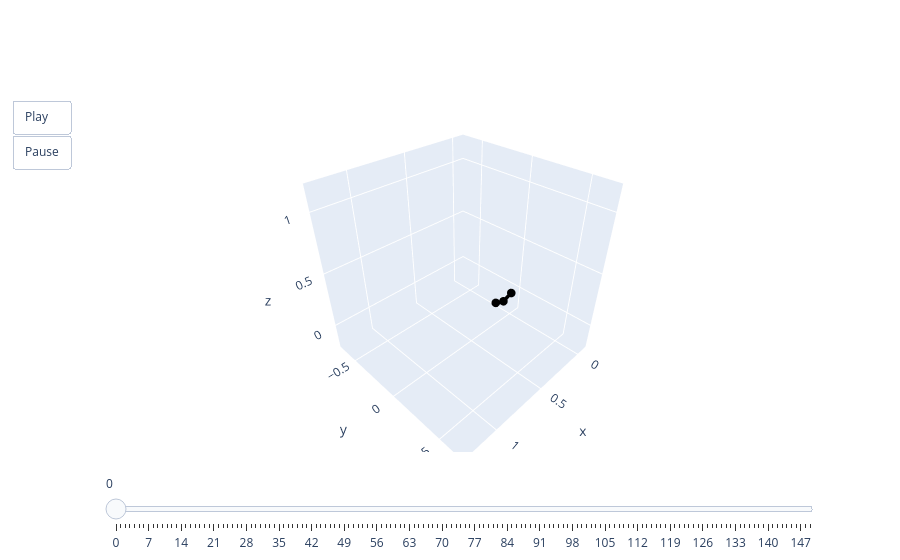

Notebook cell for this chart:
### Code cell
animate(pred[0])

### Figure 1 — Plotly figure (JSON) as saved in the notebook; plotly's stock layout.template omitted (floating-point values rounded to 4 significant figures)
{"data": [{"line": {"color": "black", "width": 7}, "marker": {"size": 5}, "mode": "lines+markers", "type": "scatter3d", "x": [0, 0.1021, 0.2067], "y": [0, 0, 0], "z": [0, -0.03515, 0.006667]}], "layout": {"scene": {"aspectmode": "cube", "xaxis": {"autorange": false, "range": [-0.12, 1.32]}, "yaxis": {"autorange": false, "range": [-0.72, 0.72]}, "zaxis": {"autorange": false, "range": [-0.2376, 1.202]}}, "sliders": [{"steps": [{"args": [["0"], {"frame": {"duration": 0, "redraw": true}, "mode": "immediate"}], "label": "0", "method": "animate"}, {"args": [["1"], {"frame": {"duration": 0, "redraw": true}, "mode": "immediate"}], "label": "1", "method": "animate"}, {"args": [["2"], {"frame": {"duration": 0, "redraw": true}, "mode": "immediate"}], "label": "2", "method": "animate"}, {"args": [["3"], {"frame": {"duration": 0, "redraw": true}, "mode": "immediate"}], "label": "3", "method": "animate"}, {"args": [["4"], {"frame": {"duration": 0, "redraw": true}, "mode": "immediate"}], "label": "4", "method": "animate"}, {"args": [["5"], {"frame": {"duration": 0, "redraw": true}, "mode": "immediate"}], "label": "5", "method": "animate"}, {"args": [["6"], {"frame": {"duration": 0, "redraw": true}, "mode": "immediate"}], "label": "6", "method": "animate"}, {"args": [["7"], {"frame": {"duration": 0, "redraw": true}, "mode": "immediate"}], "label": "7", "method": "animate"}, {"args": [["8"], {"frame": {"duration": 0, "redraw": true}, "mode": "immediate"}], "label": "8", "method": "animate"}, {"args": [["9"], {"frame": {"duration": 0, "redraw": true}, "mode": "immediate"}], "label": "9", "method": "animate"}, {"args": [["10"], {"frame": {"duration": 0, "redraw": true}, "mode": "immediate"}], "label": "10", "method": "animate"}, {"args": [["11"], {"frame": {"duration": 0, "redraw": true}, "mode": "immediate"}], "label": "11", "method": "animate"}, {"args": [["12"], {"frame": {"duration": 0, "redraw": true}, "mode": "immediate"}], "label": "12", "method": "animate"}, {"args": [["13"], {"frame": {"duration": 0, "redraw": true}, "mode": "immediate"}], "label": "13", "method": "animate"}, {"args": [["14"], {"frame": {"duration": 0, "redraw": true}, "mode": "immediate"}], "label": "14", "method": "animate"}, {"args": [["15"], {"frame": {"duration": 0, "redraw": true}, "mode": "immediate"}], "label": "15", "method": "animate"}, {"args": [["16"], {"frame": {"duration": 0, "redraw": true}, "mode": "immediate"}], "label": "16", "method": "animate"}, {"args": [["17"], {"frame": {"duration": 0, "redraw": true}, "mode": "immediate"}], "label": "17", "method": "animate"}, {"args": [["18"], {"frame": {"duration": 0, "redraw": true}, "mode": "immediate"}], "label": "18", "method": "animate"}, {"args": [["19"], {"frame": {"duration": 0, "redraw": true}, "mode": "immediate"}], "label": "19", "method": "animate"}, {"args": [["20"], {"frame": {"duration": 0, "redraw": true}, "mode": "immediate"}], "label": "20", "method": "animate"}, {"args": [["21"], {"frame": {"duration": 0, "redraw": true}, "mode": "immediate"}], "label": "21", "method": "animate"}, {"args": [["22"], {"frame": {"duration": 0, "redraw": true}, "mode": "immediate"}], "label": "22", "method": "animate"}, {"args": [["23"], {"frame": {"duration": 0, "redraw": true}, "mode": "immediate"}], "label": "23", "method": "animate"}, {"args": [["24"], {"frame": {"duration": 0, "redraw": true}, "mode": "immediate"}], "label": "24", "method": "animate"}, {"args": [["25"], {"frame": {"duration": 0, "redraw": true}, "mode": "immediate"}], "label": "25", "method": "animate"}, {"args": [["26"], {"frame": {"duration": 0, "redraw": true}, "mode": "immediate"}], "label": "26", "method": "animate"}, {"args": [["27"], {"frame": {"duration": 0, "redraw": true}, "mode": "immediate"}], "label": "27", "method": "animate"}, {"args": [["28"], {"frame": {"duration": 0, "redraw": true}, "mode": "immediate"}], "label": "28", "method": "animate"}, {"args": [["29"], {"frame": {"duration": 0, "redraw": true}, "mode": "immediate"}], "label": "29", "method": "animate"}, {"args": [["30"], {"frame": {"duration": 0, "redraw": true}, "mode": "immediate"}], "label": "30", "method": "animate"}, {"args": [["31"], {"frame": {"duration": 0, "redraw": true}, "mode": "immediate"}], "label": "31", "method": "animate"}, {"args": [["32"], {"frame": {"duration": 0, "redraw": true}, "mode": "immediate"}], "label": "32", "method": "animate"}, {"args": [["33"], {"frame": {"duration": 0, "redraw": true}, "mode": "immediate"}], "label": "33", "method": "animate"}, {"args": [["34"], {"frame": {"duration": 0, "redraw": true}, "mode": "immediate"}], "label": "34", "method": "animate"}, {"args": [["35"], {"frame": {"duration": 0, "redraw": true}, "mode": "immediate"}], "label": "35", "method": "animate"}, {"args": [["36"], {"frame": {"duration": 0, "redraw": true}, "mode": "immediate"}], "label": "36", "method": "animate"}, {"args": [["37"], {"frame": {"duration": 0, "redraw": true}, "mode": "immediate"}], "label": "37", "method": "animate"}, {"args": [["38"], {"frame": {"duration": 0, "redraw": true}, "mode": "immediate"}], "label": "38", "method": "animate"}, {"args": [["39"], {"frame": {"duration": 0, "redraw": true}, "mode": "immediate"}], "label": "39", "method": "animate"}, {"args": [["40"], {"frame": {"duration": 0, "redraw": true}, "mode": "immediate"}], "label": "40", "method": "animate"}, {"args": [["41"], {"frame": {"duration": 0, "redraw": true}, "mode": "immediate"}], "label": "41", "method": "animate"}, {"args": [["42"], {"frame": {"duration": 0, "redraw": true}, "mode": "immediate"}], "label": "42", "method": "animate"}, {"args": [["43"], {"frame": {"duration": 0, "redraw": true}, "mode": "immediate"}], "label": "43", "method": "animate"}, {"args": [["44"], {"frame": {"duration": 0, "redraw": true}, "mode": "immediate"}], "label": "44", "method": "animate"}, {"args": [["45"], {"frame": {"duration": 0, "redraw": true}, "mode": "immediate"}], "label": "45", "method": "animate"}, {"args": [["46"], {"frame": {"duration": 0, "redraw": true}, "mode": "immediate"}], "label": "46", "method": "animate"}, {"args": [["47"], {"frame": {"duration": 0, "redraw": true}, "mode": "immediate"}], "label": "47", "method": "animate"}, {"args": [["48"], {"frame": {"duration": 0, "redraw": true}, "mode": "immediate"}], "label": "48", "method": "animate"}, {"args": [["49"], {"frame": {"duration": 0, "redraw": true}, "mode": "immediate"}], "label": "49", "method": "animate"}, {"args": [["50"], {"frame": {"duration": 0, "redraw": true}, "mode": "immediate"}], "label": "50", "method": "animate"}, {"args": [["51"], {"frame": {"duration": 0, "redraw": true}, "mode": "immediate"}], "label": "51", "method": "animate"}, {"args": [["52"], {"frame": {"duration": 0, "redraw": true}, "mode": "immediate"}], "label": "52", "method": "animate"}, {"args": [["53"], {"frame": {"duration": 0, "redraw": true}, "mode": "immediate"}], "label": "53", "method": "animate"}, {"args": [["54"], {"frame": {"duration": 0, "redraw": true}, "mode": "immediate"}], "label": "54", "method": "animate"}, {"args": [["55"], {"frame": {"duration": 0, "redraw": true}, "mode": "immediate"}], "label": "55", "method": "animate"}, {"args": [["56"], {"frame": {"duration": 0, "redraw": true}, "mode": "immediate"}], "label": "56", "method": "animate"}, {"args": [["57"], {"frame": {"duration": 0, "redraw": true}, "mode": "immediate"}], "label": "57", "method": "animate"}, {"args": [["58"], {"frame": {"duration": 0, "redraw": true}, "mode": "immediate"}], "label": "58", "method": "animate"}, {"args": [["59"], {"frame": {"duration": 0, "redraw": true}, "mode": "immediate"}], "label": "59", "method": "animate"}, {"args": [["60"], {"frame": {"duration": 0, "redraw": true}, "mode": "immediate"}], "label": "60", "method": "animate"}, {"args": [["61"], {"frame": {"duration": 0, "redraw": true}, "mode": "immediate"}], "label": "61", "method": "animate"}, {"args": [["62"], {"frame": {"duration": 0, "redraw": true}, "mode": "immediate"}], "label": "62", "method": "animate"}, {"args": [["63"], {"frame": {"duration": 0, "redraw": true}, "mode": "immediate"}], "label": "63", "method": "animate"}, {"args": [["64"], {"frame": {"duration": 0, "redraw": true}, "mode": "immediate"}], "label": "64", "method": "animate"}, {"args": [["65"], {"frame": {"duration": 0, "redraw": true}, "mode": "immediate"}], "label": "65", "method": "animate"}, {"args": [["66"], {"frame": {"duration": 0, "redraw": true}, "mode": "immediate"}], "label": "66", "method": "animate"}, {"args": [["67"], {"frame": {"duration": 0, "redraw": true}, "mode": "immediate"}], "label": "67", "method": "animate"}, {"args": [["68"], {"frame": {"duration": 0, "redraw": true}, "mode": "immediate"}], "label": "68", "method": "animate"}, {"args": [["69"], {"frame": {"duration": 0, "redraw": true}, "mode": "immediate"}], "label": "69", "method": "animate"}, {"args": [["70"], {"frame": {"duration": 0, "redraw": true}, "mode": "immediate"}], "label": "70", "method": "animate"}, {"args": [["71"], {"frame": {"duration": 0, "redraw": true}, "mode": "immediate"}], "label": "71", "method": "animate"}, {"args": [["72"], {"frame": {"duration": 0, "redraw": true}, "mode": "immediate"}], "label": "72", "method": "animate"}, {"args": [["73"], {"frame": {"duration": 0, "redraw": true}, "mode": "immediate"}], "label": "73", "method": "animate"}, {"args": [["74"], {"frame": {"duration": 0, "redraw": true}, "mode": "immediate"}], "label": "74", "method": "animate"}, {"args": [["75"], {"frame": {"duration": 0, "redraw": true}, "mode": "immediate"}], "label": "75", "method": "animate"}, {"args": [["76"], {"frame": {"duration": 0, "redraw": true}, "mode": "immediate"}], "label": "76", "method": "animate"}, {"args": [["77"], {"frame": {"duration": 0, "redraw": true}, "mode": "immediate"}], "label": "77", "method": "animate"}, {"args": [["78"], {"frame": {"duration": 0, "redraw": true}, "mode": "immediate"}], "label": "78", "method": "animate"}, {"args": [["79"], {"frame": {"duration": 0, "redraw": true}, "mode": "immediate"}], "label": "79", "method": "animate"}, {"args": [["80"], {"frame": {"duration": 0, "redraw": true}, "mode": "immediate"}], "label": "80", "method": "animate"}, {"args": [["81"], {"frame": {"duration": 0, "redraw": true}, "mode": "immediate"}], "label": "81", "method": "animate"}, {"args": [["82"], {"frame": {"duration": 0, "redraw": true}, "mode": "immediate"}], "label": "82", "method": "animate"}, {"args": [["83"], {"frame": {"duration": 0, "redraw": true}, "mode": "immediate"}], "label": "83", "method": "animate"}, {"args": [["84"], {"frame": {"duration": 0, "redraw": true}, "mode": "immediate"}], "label": "84", "method": "animate"}, {"args": [["85"], {"frame": {"duration": 0, "redraw": true}, "mode": "immediate"}], "label": "85", "method": "animate"}, {"args": [["86"], {"frame": {"duration": 0, "redraw": true}, "mode": "immediate"}], "label": "86", "method": "animate"}, {"args": [["87"], {"frame": {"duration": 0, "redraw": true}, "mode": "immediate"}], "label": "87", "method": "animate"}, {"args": [["88"], {"frame": {"duration": 0, "redraw": true}, "mode": "immediate"}], "label": "88", "method": "animate"}, {"args": [["89"], {"frame": {"duration": 0, "redraw": true}, "mode": "immediate"}], "label": "89", "method": "animate"}, {"args": [["90"], {"frame": {"duration": 0, "redraw": true}, "mode": "immediate"}], "label": "90", "method": "animate"}, {"args": [["91"], {"frame": {"duration": 0, "redraw": true}, "mode": "immediate"}], "label": "91", "method": "animate"}, {"args": [["92"], {"frame": {"duration": 0, "redraw": true}, "mode": "immediate"}], "label": "92", "method": "animate"}, {"args": [["93"], {"frame": {"duration": 0, "redraw": true}, "mode": "immediate"}], "label": "93", "method": "animate"}, {"args": [["94"], {"frame": {"duration": 0, "redraw": true}, "mode": "immediate"}], "label": "94", "method": "animate"}, {"args": [["95"], {"frame": {"duration": 0, "redraw": true}, "mode": "immediate"}], "label": "95", "method": "animate"}, {"args": [["96"], {"frame": {"duration": 0, "redraw": true}, "mode": "immediate"}], "label": "96", "method": "animate"}, {"args": [["97"], {"frame": {"duration": 0, "redraw": true}, "mode": "immediate"}], "label": "97", "method": "animate"}, {"args": [["98"], {"frame": {"duration": 0, "redraw": true}, "mode": "immediate"}], "label": "98", "method": "animate"}, {"args": [["99"], {"frame": {"duration": 0, "redraw": true}, "mode": "immediate"}], "label": "99", "method": "animate"}, {"args": [["100"], {"frame": {"duration": 0, "redraw": true}, "mode": "immediate"}], "label": "100", "method": "animate"}, {"args": [["101"], {"frame": {"duration": 0, "redraw": true}, "mode": "immediate"}], "label": "101", "method": "animate"}, {"args": [["102"], {"frame": {"duration": 0, "redraw": true}, "mode": "immediate"}], "label": "102", "method": "animate"}, {"args": [["103"], {"frame": {"duration": 0, "redraw": true}, "mode": "immediate"}], "label": "103", "method": "animate"}, {"args": [["104"], {"frame": {"duration": 0, "redraw": true}, "mode": "immediate"}], "label": "104", "method": "animate"}, {"args": [["105"], {"frame": {"duration": 0, "redraw": true}, "mode": "immediate"}], "label": "105", "method": "animate"}, {"args": [["106"], {"frame": {"duration": 0, "redraw": true}, "mode": "immediate"}], "label": "106", "method": "animate"}, {"args": [["107"], {"frame": {"duration": 0, "redraw": true}, "mode": "immediate"}], "label": "107", "method": "animate"}, {"args": [["108"], {"frame": {"duration": 0, "redraw": true}, "mode": "immediate"}], "label": "108", "method": "animate"}, {"args": [["109"], {"frame": {"duration": 0, "redraw": true}, "mode": "immediate"}], "label": "109", "method": "animate"}, {"args": [["110"], {"frame": {"duration": 0, "redraw": true}, "mode": "immediate"}], "label": "110", "method": "animate"}, {"args": [["111"], {"frame": {"duration": 0, "redraw": true}, "mode": "immediate"}], "label": "111", "method": "animate"}, {"args": [["112"], {"frame": {"duration": 0, "redraw": true}, "mode": "immediate"}], "label": "112", "method": "animate"}, {"args": [["113"], {"frame": {"duration": 0, "redraw": true}, "mode": "immediate"}], "label": "113", "method": "animate"}, {"args": [["114"], {"frame": {"duration": 0, "redraw": true}, "mode": "immediate"}], "label": "114", "method": "animate"}, {"args": [["115"], {"frame": {"duration": 0, "redraw": true}, "mode": "immediate"}], "label": "115", "method": "animate"}, {"args": [["116"], {"frame": {"duration": 0, "redraw": true}, "mode": "immediate"}], "label": "116", "method": "animate"}, {"args": [["117"], {"frame": {"duration": 0, "redraw": true}, "mode": "immediate"}], "label": "117", "method": "animate"}, {"args": [["118"], {"frame": {"duration": 0, "redraw": true}, "mode": "immediate"}], "label": "118", "method": "animate"}, {"args": [["119"], {"frame": {"duration": 0, "redraw": true}, "mode": "immediate"}], "label": "119", "method": "animate"}, {"args": [["120"], {"frame": {"duration": 0, "redraw": true}, "mode": "immediate"}], "label": "120", "method": "animate"}, {"args": [["121"], {"frame": {"duration": 0, "redraw": true}, "mode": "immediate"}], "label": "121", "method": "animate"}, {"args": [["122"], {"frame": {"duration": 0, "redraw": true}, "mode": "immediate"}], "label": "122", "method": "animate"}, {"args": [["123"], {"frame": {"duration": 0, "redraw": true}, "mode": "immediate"}], "label": "123", "method": "animate"}, {"args": [["124"], {"frame": {"duration": 0, "redraw": true}, "mode": "immediate"}], "label": "124", "method": "animate"}, {"args": [["125"], {"frame": {"duration": 0, "redraw": true}, "mode": "immediate"}], "label": "125", "method": "animate"}, {"args": [["126"], {"frame": {"duration": 0, "redraw": true}, "mode": "immediate"}], "label": "126", "method": "animate"}, {"args": [["127"], {"frame": {"duration": 0, "redraw": true}, "mode": "immediate"}], "label": "127", "method": "animate"}, {"args": [["128"], {"frame": {"duration": 0, "redraw": true}, "mode": "immediate"}], "label": "128", "method": "animate"}, {"args": [["129"], {"frame": {"duration": 0, "redraw": true}, "mode": "immediate"}], "label": "129", "method": "animate"}, {"args": [["130"], {"frame": {"duration": 0, "redraw": true}, "mode": "immediate"}], "label": "130", "method": "animate"}, {"args": [["131"], {"frame": {"duration": 0, "redraw": true}, "mode": "immediate"}], "label": "131", "method": "animate"}, {"args": [["132"], {"frame": {"duration": 0, "redraw": true}, "mode": "immediate"}], "label": "132", "method": "animate"}, {"args": [["133"], {"frame": {"duration": 0, "redraw": true}, "mode": "immediate"}], "label": "133", "method": "animate"}, {"args": [["134"], {"frame": {"duration": 0, "redraw": true}, "mode": "immediate"}], "label": "134", "method": "animate"}, {"args": [["135"], {"frame": {"duration": 0, "redraw": true}, "mode": "immediate"}], "label": "135", "method": "animate"}, {"args": [["136"], {"frame": {"duration": 0, "redraw": true}, "mode": "immediate"}], "label": "136", "method": "animate"}, {"args": [["137"], {"frame": {"duration": 0, "redraw": true}, "mode": "immediate"}], "label": "137", "method": "animate"}, {"args": [["138"], {"frame": {"duration": 0, "redraw": true}, "mode": "immediate"}], "label": "138", "method": "animate"}, {"args": [["139"], {"frame": {"duration": 0, "redraw": true}, "mode": "immediate"}], "label": "139", "method": "animate"}, {"args": [["140"], {"frame": {"duration": 0, "redraw": true}, "mode": "immediate"}], "label": "140", "method": "animate"}, {"args": [["141"], {"frame": {"duration": 0, "redraw": true}, "mode": "immediate"}], "label": "141", "method": "animate"}, {"args": [["142"], {"frame": {"duration": 0, "redraw": true}, "mode": "immediate"}], "label": "142", "method": "animate"}, {"args": [["143"], {"frame": {"duration": 0, "redraw": true}, "mode": "immediate"}], "label": "143", "method": "animate"}, {"args": [["144"], {"frame": {"duration": 0, "redraw": true}, "mode": "immediate"}], "label": "144", "method": "animate"}, {"args": [["145"], {"frame": {"duration": 0, "redraw": true}, "mode": "immediate"}], "label": "145", "method": "animate"}, {"args": [["146"], {"frame": {"duration": 0, "redraw": true}, "mode": "immediate"}], "label": "146", "method": "animate"}, {"args": [["147"], {"frame": {"duration": 0, "redraw": true}, "mode": "immediate"}], "label": "147", "method": "animate"}, {"args": [["148"], {"frame": {"duration": 0, "redraw": true}, "mode": "immediate"}], "label": "148", "method": "animate"}, {"args": [["149"], {"frame": {"duration": 0, "redraw": true}, "mode": "immediate"}], "label": "149", "method": "animate"}]}], "updatemenus": [{"buttons": [{"args": [null, {"frame": {"duration": 50, "redraw": true}, "fromcurrent": true}], "label": "Play", "method": "animate"}, {"args": [[null], {"frame": {"duration": 0, "redraw": true}, "mode": "immediate"}], "label": "Pause", "method": "animate"}], "showactive": false, "type": "buttons"}]}}
